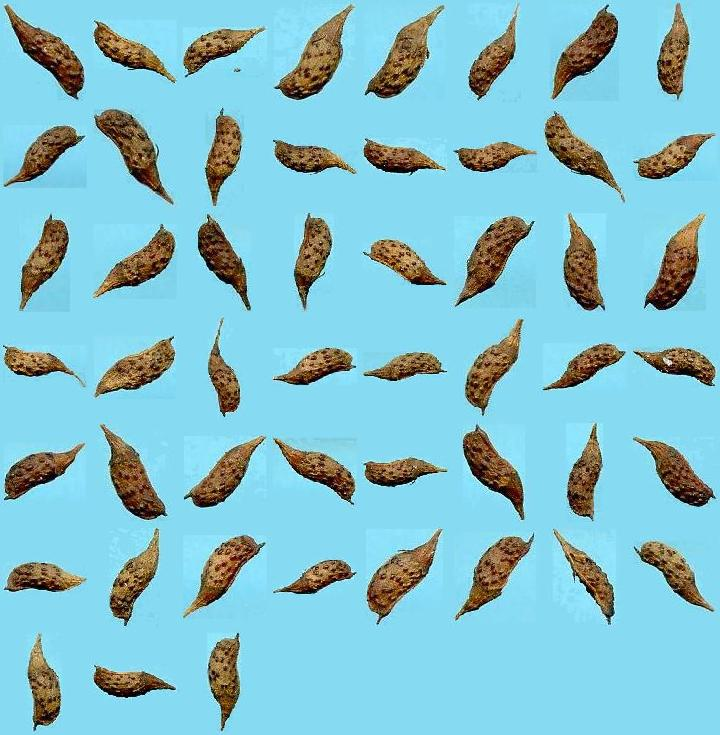
%> input picture datasets/Cagliari_all/Amorpha fruticosa_All.jpg, 720 x 735 px; its folder holds only this picture in this run
$ octave computeGrayStats.m   (GNU Octave 9; MATLAB toolbox functions it lacks are replaced by stand-ins)
%> lines starting %> are read from the running program, lines starting %| are printed output that depends on the picture; in (x1, y1, x2, y2) boxes, pixels count from 0 and x2, y2 are one past the last pixel; in counts of white or black regions, pixels touching at a corner belong together; the program's own positions count from 1
### datasets/Cagliari_all/createMask.m
function [BW,maskedRGBImage] = createMask(RGB)
%createMask  Threshold RGB image using auto-generated code from colorThresholder app.
%  [BW,MASKEDRGBIMAGE] = createMask(RGB) thresholds image RGB using
%  auto-generated code from the colorThresholder app. The colorspace and
%  range for each channel of the colorspace were set within the app. The
%  segmentation mask is returned in BW, and a composite of the mask and
%  original RGB images is returned in maskedRGBImage.

% Auto-generated by colorThresholder app on 28-Mar-2021
%------------------------------------------------------


% Convert RGB image to chosen color space
I = RGB;

% Define thresholds for channel 1 based on histogram settings
channel1Min = 0.000;
channel1Max = 255.000;

% Define thresholds for channel 2 based on histogram settings
channel2Min = 0.000;
channel2Max = 255.000;

% Define thresholds for channel 3 based on histogram settings
channel3Min = 0.000;
channel3Max = 137.000;

% Create mask based on chosen histogram thresholds
sliderBW = (I(:,:,1) >= channel1Min ) & (I(:,:,1) <= channel1Max) & ...
    (I(:,:,2) >= channel2Min ) & (I(:,:,2) <= channel2Max) & ...
    (I(:,:,3) >= channel3Min ) & (I(:,:,3) <= channel3Max);
BW = sliderBW;
BW = imfill(BW, 'holes');

% Initialize output masked image based on input image.
maskedRGBImage = RGB;

% Set background pixels where BW is false to zero.
maskedRGBImage(repmat(~BW,[1 1 3])) = 0;

end

### datasets/Cagliari_all/getStats.m
% Mean, Std, Sqrt Mean

function [stats] = getStats(BW, G, areaT, name)

    if(size(name, 2) == 1)

        stats = regionprops('table', BW, G, 'Area', 'MeanIntensity', 'PixelValues');
        stats = stats(stats.Area > areaT, :);
        stds = [];
        sqrtMean = [];

        for i = 1:height(stats)
            pixels = stats{i, 'PixelValues'};
            pixels = pixels{1};
            stds = [stds; std2(pixels)];
            sqrtMean = [sqrtMean; sqrt(stats{i, 'MeanIntensity'})];
        end

        stats.StdDev = stds;
        stats.MeanSqrt = sqrtMean;

        stats = removevars(stats, {'Area', 'PixelValues'});

        stats.Properties.VariableNames{'MeanIntensity'} = ['MeanIntensity', name];
        stats.Properties.VariableNames{'StdDev'} = ['StdDev', name];
        stats.Properties.VariableNames{'MeanSqrt'} = ['MeanSqrt', name];

    else

        stats = regionprops('table', BW, G, 'Area', 'MaxIntensity', 'MinIntensity', 'MeanIntensity', 'PixelValues');
        stats = stats(stats.Area > areaT, :);
        modeS = [];

        for i = 1:height(stats)
            pixels = stats{i, 'PixelValues'};
            pixels = pixels{1};
            modeS = [modeS; mode(pixels)];
        end

        stats.Mode = modeS;

        stats = removevars(stats, {'Area', 'PixelValues'});

        stats.Properties.VariableNames{'MeanIntensity'} = ['Mean'];
        stats.Properties.VariableNames{'MaxIntensity'} = ['Max'];
        stats.Properties.VariableNames{'MinIntensity'} = ['Min'];

    end

end

### datasets/Cagliari_all/computeGrayStats.m
% compute colour stats

path = 'C:\Users\loand\Documents\GitHub\Tesisti\SeedClasification\datasets\Cagliari_all\';
images = dir([path '*.jpg']);

features = [];
areaT = 164;

for i = 1:length(images)

    RGB = imread( fullfile( path, images(i).name ) );
%> RGB is the input picture: size 735x720x3 uint8; mean R, G, B 130.6, 191.5, 204.2

    [BW, maskedRGBImage] = createMask(RGB);
%> in createMask, `sliderBW = (I(:,:,1) >= channel1Min ) & (I(:,:,1) <= channel1Max) & (I..`:
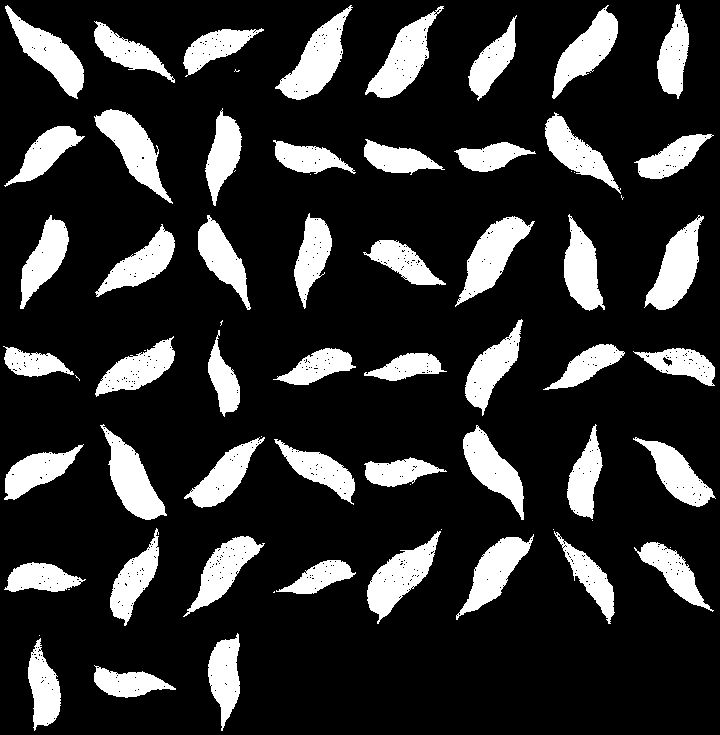
%> sliderBW: size 735x720 logical; 19.1% white; 69 white regions (18 under 20 px), largest, box (x1, y1, x2, y2) and area: (275, 5, 353, 100) 2950, (455, 216, 535, 307) 2813, (365, 6, 444, 98) 2762
%> in createMask, `BW = imfill(BW, 'holes');`:
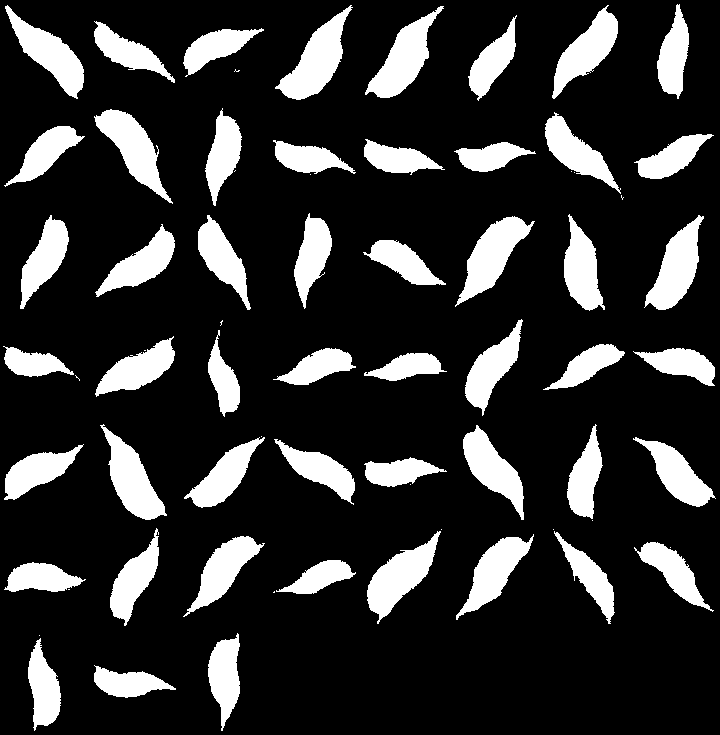
%> BW: size 735x720 logical; 19.3% white; 69 white regions (18 under 20 px), largest, box (x1, y1, x2, y2) and area: (275, 5, 353, 100) 2978, (455, 216, 535, 307) 2838, (365, 6, 444, 98) 2799
%> in createMask, `maskedRGBImage(repmat(~BW,[1 1 3])) = 0;`:
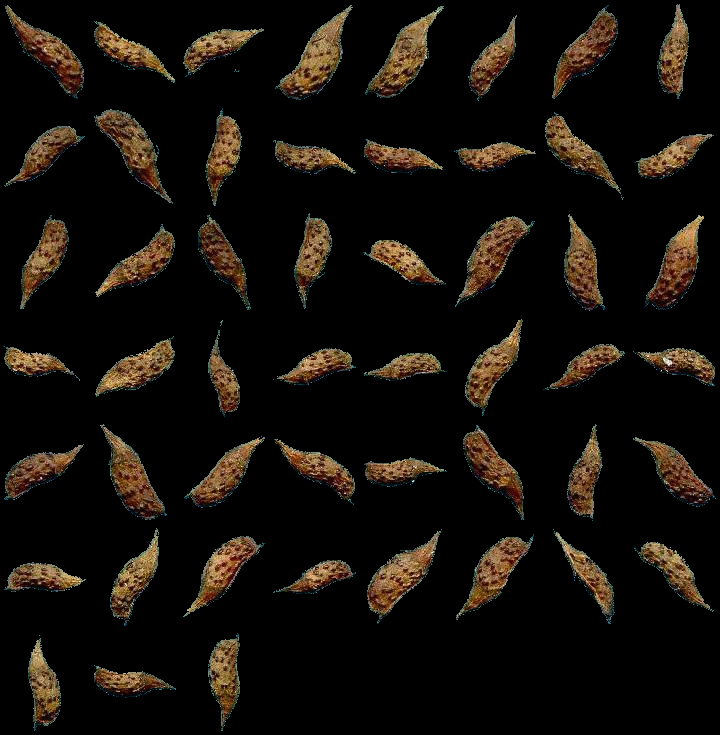
%> maskedRGBImage: size 735x720x3 uint8; mean R, G, B 20.4, 15.6, 10.2

    G = rgb2gray(maskedRGBImage);
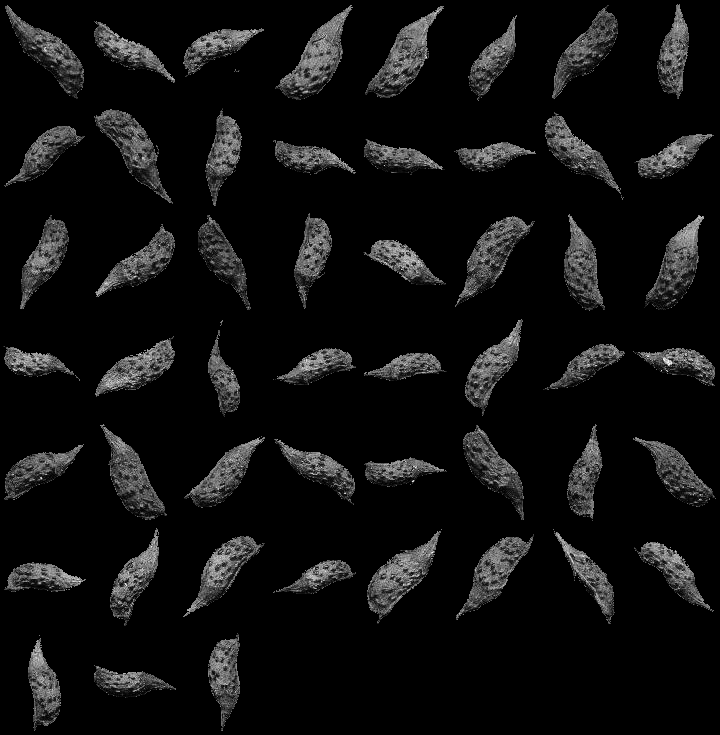
%> G: size 735x720 uint8; min 0, max 253, mean 16.4

    stats = getStats(BW, G, areaT, 'GR');
%> in getStats, `stats = regionprops('table', BW, G, 'Area', 'MaxIntensity', 'MinIntens..`: stats = 69 regions; largest, Area, MeanIntensity, MinIntensity and MaxIntensity: 2978 98.29 0 211, 2838 78.29 1 250, 2799 94.59 1 249, 2782 98.47 1 252, 2734 73.79 0 204
%> in getStats, `stats = stats(stats.Area > areaT, :);`: stats = 51 regions; largest, Area, MeanIntensity, MinIntensity and MaxIntensity: 2978 98.29 0 211, 2838 78.29 1 250, 2799 94.59 1 249, 2782 98.47 1 252, 2734 73.79 0 204
%> the loop in getStats, `for i = 1:height(stats)` made 51 passes
%> modeS on passes 1 to 12: 112, [112; 114], [112; 114; 15], [112; 114; 15; 125], [112; 114; 15; 125; 10], [112; 114; 15; 125; 10; 91], [112; 114; 15; 125; 10; 91; 92], [112; 114; 15; 125; 10; 91; 92; 145], [112; 114; 15; 125; 10; 91; 92; 145; 73], [112; 114; 15; 125; 10; 91; 92; 145; 73; 9], [112; 114; 15; 125; 10; 91; 92; 145; 73; 9; 88], [112; 114; 15; 125; 10; 91; 92; 145; 73; 9; 88; 127]
%> after the loop in getStats, `for i = 1:height(stats)`: modeS = 51 values, max 145 at index 8, min 7 at index 31, mean 89.22
%> in getStats, `stats.Mode = modeS;`: stats.Mode has the same summary as modeS
%> the run ends on the next line

$ run again, on datasets/Cagliari_all/Astragalus glycyphyllos_All.jpg
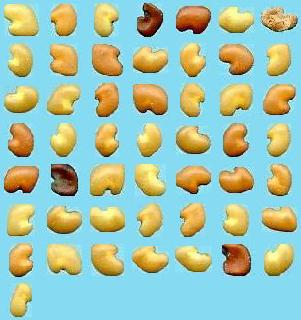
%> input picture datasets/Cagliari_all/Astragalus glycyphyllos_All.jpg, 301 x 320 px
%> RGB is the input picture: size 320x301x3 uint8; mean R, G, B 161.6, 196.4, 178.7
%> in createMask, `sliderBW = (I(:,:,1) >= channel1Min ) & (I(:,:,1) <= channel1Max) & (I..`:
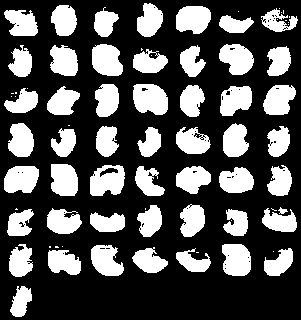
%> sliderBW: size 320x301 logical; 32.1% white; 77 white regions (26 under 20 px), largest, box (x1, y1, x2, y2) and area: (133, 84, 168, 115) 885, (90, 165, 125, 196) 815, (92, 44, 123, 76) 802
%> BW: size 320x301 logical; 32.4% white; 76 white regions (25 under 20 px), largest, box (x1, y1, x2, y2) and area: (133, 84, 168, 115) 898, (90, 165, 125, 196) 890, (222, 244, 251, 276) 803
%> `G = rgb2gray(maskedRGBImage);`:
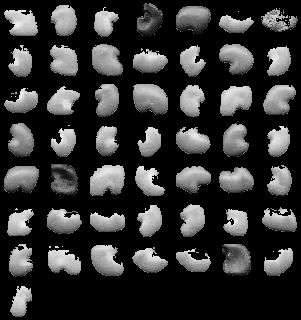
%> G: size 320x301 uint8; min 0, max 243, mean 50.5
%> in getStats, `stats = regionprops('table', BW, G, 'Area', 'MaxIntensity', 'MinIntens..`: stats = 76 regions; largest, Area, MeanIntensity, MinIntensity and MaxIntensity: 898 145.5 1 207, 890 175.3 25 232, 803 98.72 0 199, 802 150 17 203, 798 130.4 1 209
%> in getStats, `stats = stats(stats.Area > areaT, :);`: stats = 50 regions; largest, Area, MeanIntensity, MinIntensity and MaxIntensity: 898 145.5 1 207, 890 175.3 25 232, 803 98.72 0 199, 802 150 17 203, 798 130.4 1 209
%> the loop in getStats, `for i = 1:height(stats)` made 50 passes
%> modeS on passes 1 to 8: 202, [202; 140], [202; 140; 143], [202; 140; 143; 214], [202; 140; 143; 214; 162], [202; 140; 143; 214; 162; 127], [202; 140; 143; 214; 162; 127; 186], [202; 140; 143; 214; 162; 127; 186; 215]
%> after the loop in getStats, `for i = 1:height(stats)`: modeS = 50 values, max 215 at index 8, min 25 at index 15, mean 166.6
%> stats.Mode has the same summary as modeS

$ run again, on datasets/Cagliari_all/Calicotome villosa_All.jpg
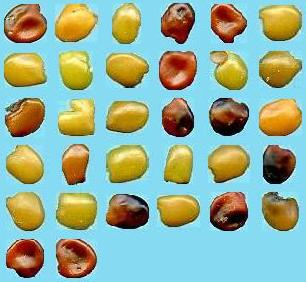
%> input picture datasets/Cagliari_all/Calicotome villosa_All.jpg, 306 x 282 px
%> RGB is the input picture: size 282x306x3 uint8; mean R, G, B 149.3, 176.8, 157
%> in createMask, `sliderBW = (I(:,:,1) >= channel1Min ) & (I(:,:,1) <= channel1Max) & (I..`:
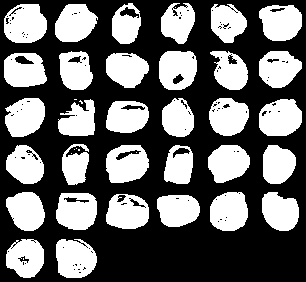
%> sliderBW: size 282x306 logical; 41.2% white; 42 white regions (10 under 20 px), largest, box (x1, y1, x2, y2) and area: (4, 4, 47, 43) 1332, (56, 239, 97, 278) 1291, (259, 99, 302, 136) 1281
%> BW: size 282x306 logical; 42.7% white; 39 white regions (7 under 20 px), largest, box (x1, y1, x2, y2) and area: (4, 4, 47, 43) 1384, (106, 145, 149, 183) 1337, (56, 239, 97, 278) 1318
%> `G = rgb2gray(maskedRGBImage);`:
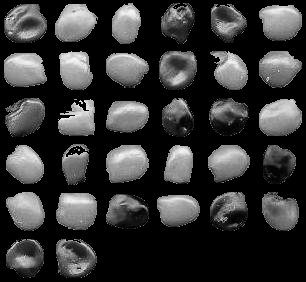
%> G: size 282x306 uint8; min 0, max 248, mean 53.4
%> in getStats, `stats = regionprops('table', BW, G, 'Area', 'MaxIntensity', 'MinIntens..`: stats = 39 regions; largest, Area, MeanIntensity, MinIntensity and MaxIntensity: 1384 110.4 3 240, 1337 158.4 38 246, 1318 95.84 2 225, 1307 158.1 23 221, 1306 153.9 53 242
%> in getStats, `stats = stats(stats.Area > areaT, :);`: stats = 32 regions; largest, Area, MeanIntensity, MinIntensity and MaxIntensity: 1384 110.4 3 240, 1337 158.4 38 246, 1318 95.84 2 225, 1307 158.1 23 221, 1306 153.9 53 242
%> the loop in getStats, `for i = 1:height(stats)` made 32 passes
%> modeS on passes 1 to 8: 37, [37; 160], [37; 160; 86], [37; 160; 86; 167], [37; 160; 86; 167; 145], [37; 160; 86; 167; 145; 83], [37; 160; 86; 167; 145; 83; 192], [37; 160; 86; 167; 145; 83; 192; 147]
%> after the loop in getStats, `for i = 1:height(stats)`: modeS = 32 values, max 209 at index 30, min 2 at index 24, mean 111.1
%> stats.Mode has the same summary as modeS

$ run again, on datasets/Cagliari_all/Caragana arborescens_All.jpg
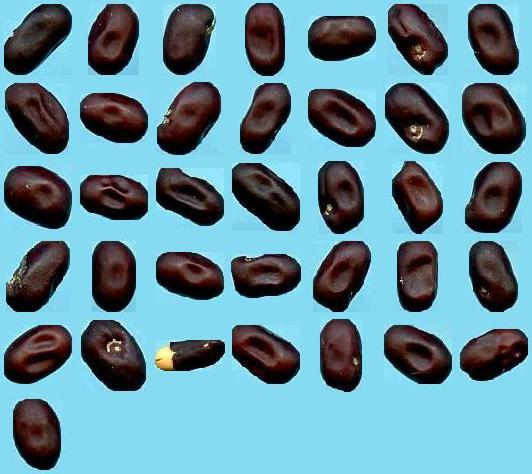
%> input picture datasets/Cagliari_all/Caragana arborescens_All.jpg, 532 x 474 px
%> RGB is the input picture: size 474x532x3 uint8; mean R, G, B 100.7, 142.5, 156.7
%> in createMask, `sliderBW = (I(:,:,1) >= channel1Min ) & (I(:,:,1) <= channel1Max) & (I..`:
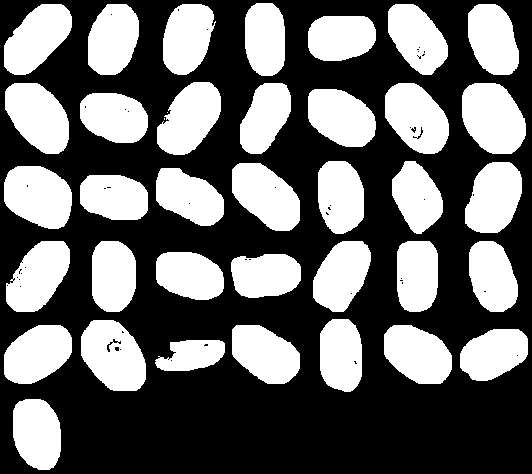
%> sliderBW: size 474x532 logical; 40.8% white; 38 white regions (2 under 20 px), largest, box (x1, y1, x2, y2) and area: (462, 83, 526, 154) 3538, (81, 320, 146, 391) 3420, (4, 166, 72, 229) 3355
%> BW: size 474x532 logical; 40.9% white; 38 white regions (2 under 20 px), largest, box (x1, y1, x2, y2) and area: (462, 83, 526, 154) 3538, (81, 320, 146, 391) 3480, (4, 166, 72, 229) 3357
%> `G = rgb2gray(maskedRGBImage);`:
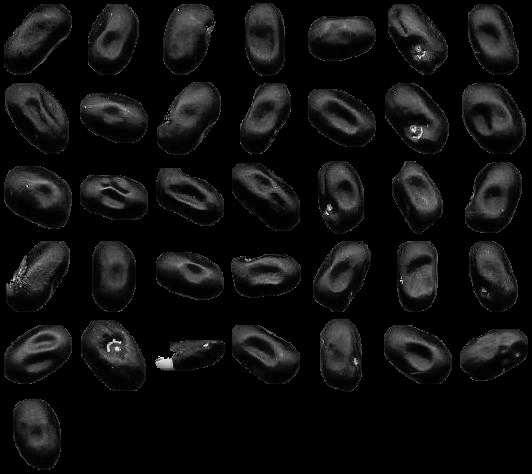
%> G: size 474x532 uint8; min 0, max 252, mean 15.9
%> in getStats, `stats = regionprops('table', BW, G, 'Area', 'MaxIntensity', 'MinIntens..`: stats = 38 regions; largest, Area, MeanIntensity, MinIntensity and MaxIntensity: 3538 35.88 0 119, 3480 38.53 0 252, 3357 34.77 0 222, 3285 39.43 0 251, 3282 35.66 0 115
%> in getStats, `stats = stats(stats.Area > areaT, :);`: stats = 36 regions; largest, Area, MeanIntensity, MinIntensity and MaxIntensity: 3538 35.88 0 119, 3480 38.53 0 252, 3357 34.77 0 222, 3285 39.43 0 251, 3282 35.66 0 115
%> the loop in getStats, `for i = 1:height(stats)` made 36 passes
%> modeS on passes 1 to 8: 3, [3; 2], [3; 2; 4], [3; 2; 4; 4], [3; 2; 4; 4; 4], [3; 2; 4; 4; 4; 3], [3; 2; 4; 4; 4; 3; 2], [3; 2; 4; 4; 4; 3; 2; 2]
%> after the loop in getStats, `for i = 1:height(stats)`: modeS = 36 values, max 10 at index 21, min 2 at index 2, mean 3.67
%> stats.Mode has the same summary as modeS

$ run again, on datasets/Cagliari_all/Anagyris foetida_All.jpg
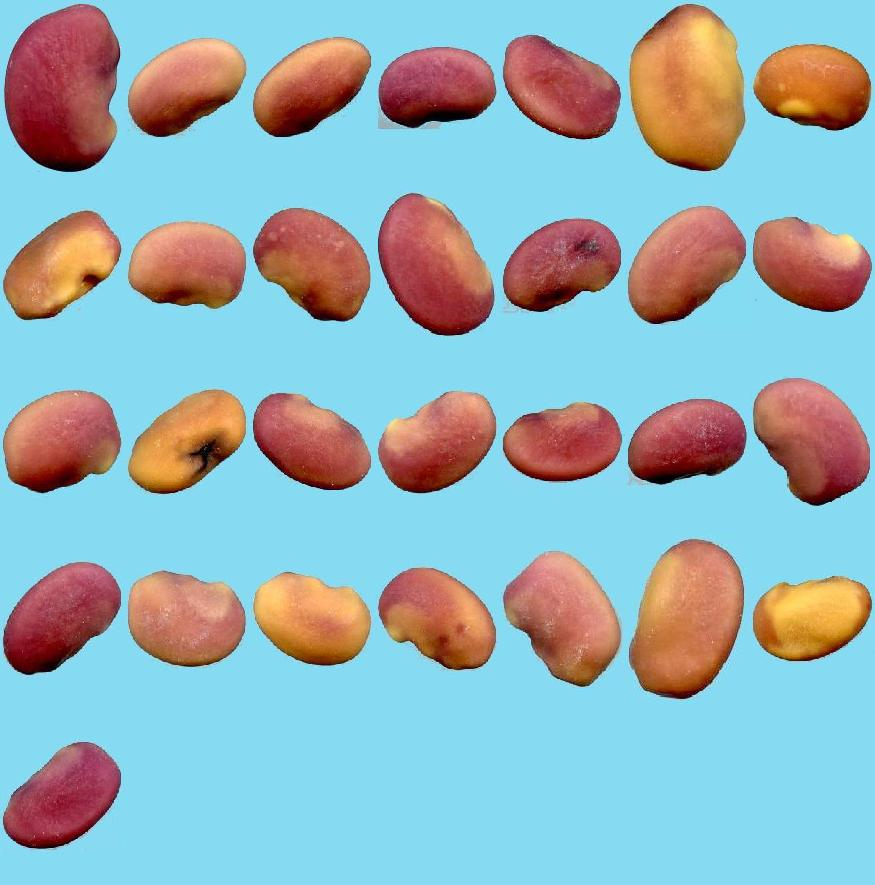
%> input picture datasets/Cagliari_all/Anagyris foetida_All.jpg, 875 x 885 px
%> RGB is the input picture: size 885x875x3 uint8; mean R, G, B 148.3, 175.7, 183.3
%> sliderBW: size 885x875 logical; 33.7% white; 75 white regions (45 under 20 px), largest, box (x1, y1, x2, y2) and area: (4, 4, 120, 172) 15418, (630, 4, 745, 171) 15077, (629, 539, 744, 699) 13603
%> BW: size 885x875 logical; 34% white; 72 white regions (42 under 20 px), largest, box (x1, y1, x2, y2) and area: (4, 4, 120, 172) 15423, (630, 4, 745, 171) 15077, (629, 539, 744, 699) 13605
%> `G = rgb2gray(maskedRGBImage);`:
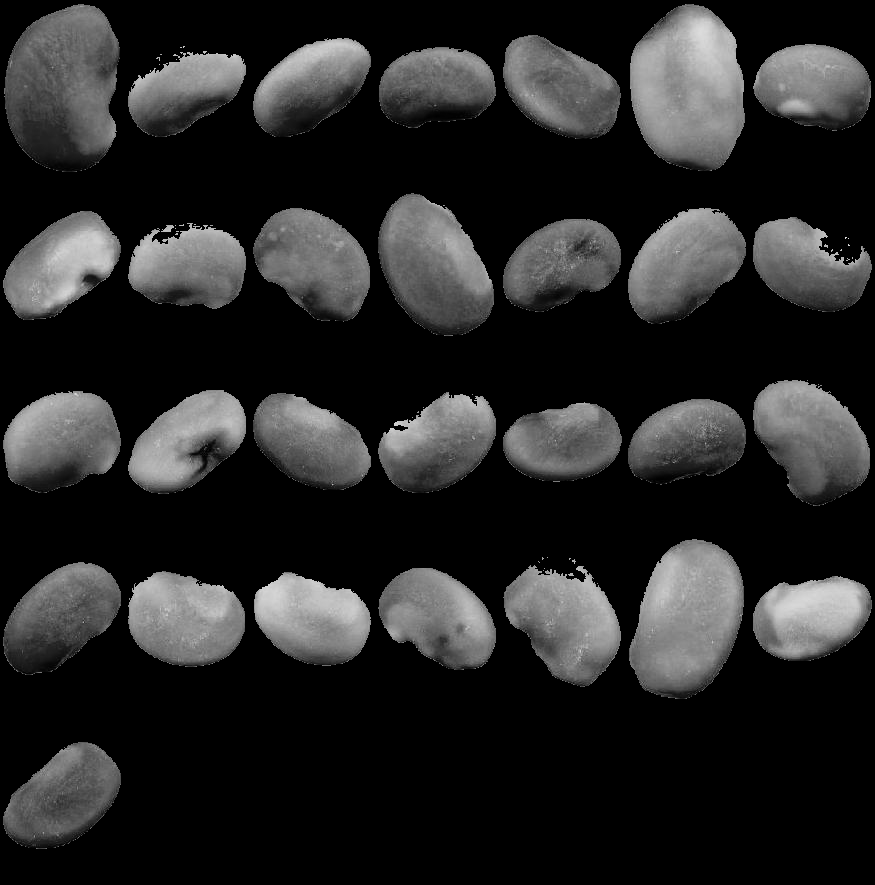
%> G: size 885x875 uint8; min 0, max 228, mean 39.5
%> in getStats, `stats = regionprops('table', BW, G, 'Area', 'MaxIntensity', 'MinIntens..`: stats = 72 regions; largest, Area, MeanIntensity, MinIntensity and MaxIntensity: 15423 82.55 1 156, 15077 149.5 8 220, 13605 138.5 3 203, 11559 105.5 4 191, 10226 109.3 1 181
%> in getStats, `stats = stats(stats.Area > areaT, :);`: stats = 29 regions; largest, Area, MeanIntensity, MinIntensity and MaxIntensity: 15423 82.55 1 156, 15077 149.5 8 220, 13605 138.5 3 203, 11559 105.5 4 191, 10226 109.3 1 181
%> the loop in getStats, `for i = 1:height(stats)` made 29 passes
%> modeS on passes 1 to 8: 195, [195; 110], [195; 110; 84], [195; 110; 84; 90], [195; 110; 84; 90; 111], [195; 110; 84; 90; 111; 162], [195; 110; 84; 90; 111; 162; 151], [195; 110; 84; 90; 111; 162; 151; 166]
%> after the loop in getStats, `for i = 1:height(stats)`: modeS = 29 values, max 205 at index 29, min 84 at index 3, mean 129.7
%> stats.Mode has the same summary as modeS
